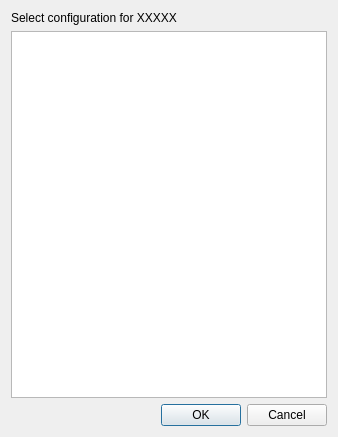
<?xml version="1.0" encoding="UTF-8"?>
<ui version="4.0">
 <class>Dialog</class>
 <widget class="QDialog" name="Dialog">
  <property name="geometry">
   <rect>
    <x>0</x>
    <y>0</y>
    <width>338</width>
    <height>437</height>
   </rect>
  </property>
  <property name="windowTitle">
   <string>Dialog</string>
  </property>
  <layout class="QVBoxLayout" name="verticalLayout">
   <item>
    <widget class="QLabel" name="label">
     <property name="text">
      <string>Select configuration for XXXXX</string>
     </property>
    </widget>
   </item>
   <item>
    <widget class="QTreeWidget" name="treeWidget">
     <attribute name="headerVisible">
      <bool>false</bool>
     </attribute>
     <attribute name="headerVisible">
      <bool>false</bool>
     </attribute>
     <column>
      <property name="text">
       <string notr="true">1</string>
      </property>
     </column>
    </widget>
   </item>
   <item>
    <widget class="QDialogButtonBox" name="buttonBox">
     <property name="orientation">
      <enum>Qt::Horizontal</enum>
     </property>
     <property name="standardButtons">
      <set>QDialogButtonBox::Cancel|QDialogButtonBox::Ok</set>
     </property>
    </widget>
   </item>
  </layout>
 </widget>
 <resources/>
 <connections>
  <connection>
   <sender>buttonBox</sender>
   <signal>accepted()</signal>
   <receiver>Dialog</receiver>
   <slot>accept()</slot>
   <hints>
    <hint type="sourcelabel">
     <x>248</x>
     <y>254</y>
    </hint>
    <hint type="destinationlabel">
     <x>157</x>
     <y>274</y>
    </hint>
   </hints>
  </connection>
  <connection>
   <sender>buttonBox</sender>
   <signal>rejected()</signal>
   <receiver>Dialog</receiver>
   <slot>reject()</slot>
   <hints>
    <hint type="sourcelabel">
     <x>316</x>
     <y>260</y>
    </hint>
    <hint type="destinationlabel">
     <x>286</x>
     <y>274</y>
    </hint>
   </hints>
  </connection>
 </connections>
</ui>
